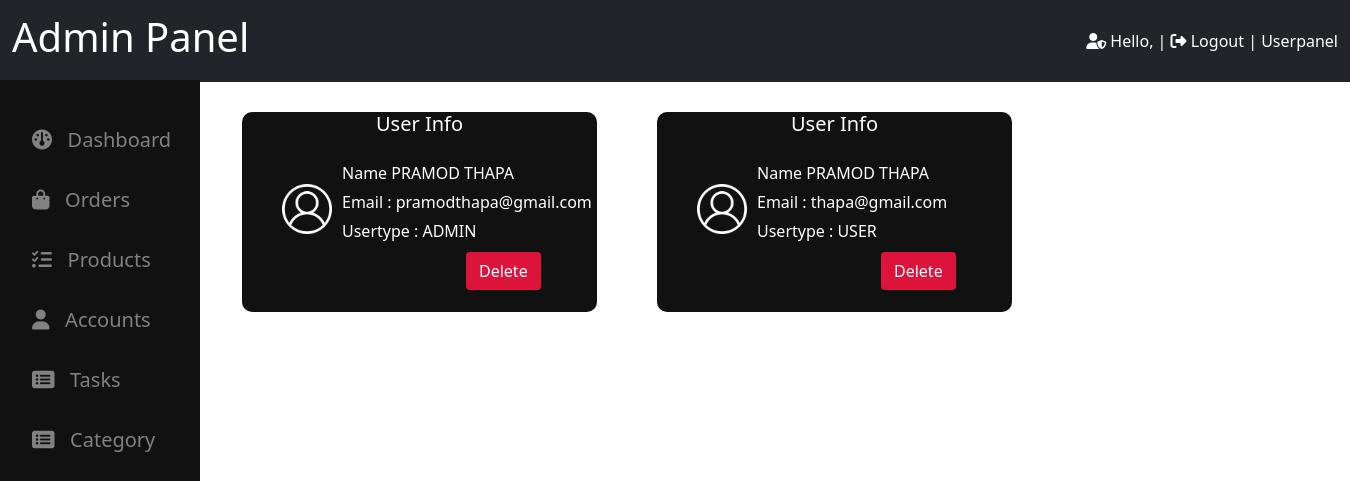
Page /frontend/pages/admin/viewaccounts.php on the earlier database version.
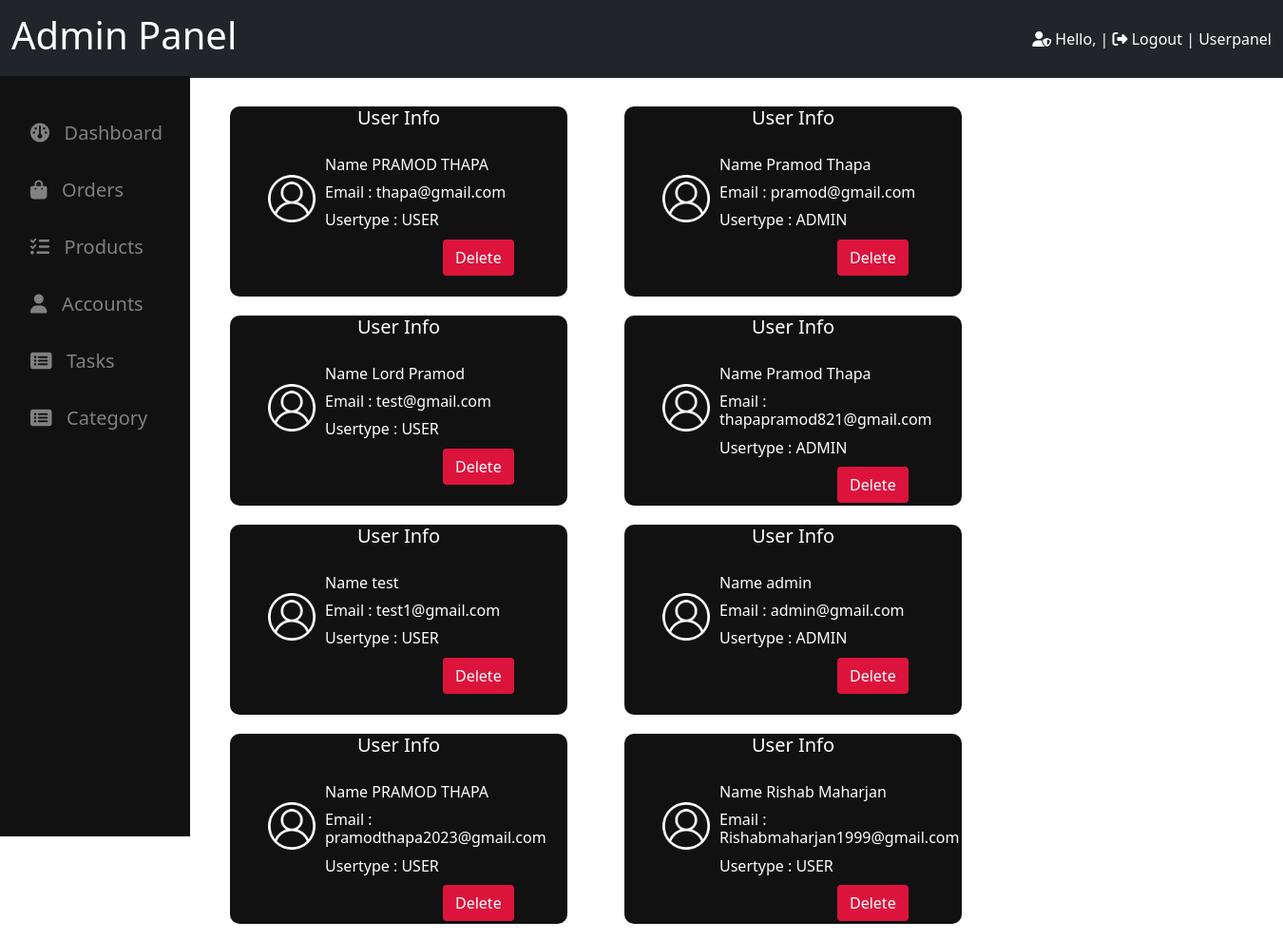
Same page on the later database version.
### tables this page shows
CREATE TABLE `user_info` (
  `id` int(11) NOT NULL,
  `name` varchar(255) DEFAULT NULL,
  `email` varchar(255) DEFAULT NULL,
  `phone` bigint(20) DEFAULT NULL,
  `password` varchar(255) DEFAULT NULL,
  `usertype` varchar(20) DEFAULT 'user',
  `reset_token_hash` varchar(64) DEFAULT NULL,
  `reset_token_expires_at` datetime DEFAULT NULL
);

### frontend/pages/admin/viewaccounts.php (the view, shortened to what this page needs)
<?php
include '../../../backend/config/connection.php';
include './dashboard.php';
$stmt = "SELECT * FROM user_info ";
$response = mysqli_query($connect, $stmt);
?>
<!DOCTYPE html>
<html lang="en">
<head>
    <link rel="stylesheet" href="../../assets/css/bootstrap.min.css">
</head>
<body>
    <div class="container">
        <?php while ($row = mysqli_fetch_assoc($response)) { ?>
        <div class="box-container">
            <h5>User Info</h5>
            <div class="content-container">
                <img src="../../assets/images/userlogo.png" alt="User-Account">
                <div class="detail-container">
                    <h6>Name <?php echo $row['name']; ?></h6>
                    <h6>Email : <?php echo $row['email']; ?></h6>
                    <h6>Usertype : <?php echo strtoupper($row['usertype']); ?></h6>
                    <a href="./user-delete.php?id=<?php echo $row['id']; ?>"><input type="button" class="btn text-white"
                            value="Delete"></a>
                </div>
            </div>
        </div>
        <?php } ?>
    </div>
</body>
</html>

Differences in the rows shown:
removed user_info: name "PRAMOD THAPA", email "pramodthapa@gmail.com", usertype "ADMIN"
added user_info: name "Pramod Thapa", email "pramod@gmail.com", usertype "ADMIN"
added user_info: name "Lord Pramod", email "test@gmail.com", usertype "USER"
added user_info: name "Pramod Thapa", email "thapapramod821@gmail.com", usertype "ADMIN"
added user_info: name "test", email "test1@gmail.com", usertype "USER"
added user_info: name "admin", email "admin@gmail.com", usertype "ADMIN"
added user_info: name "PRAMOD THAPA", email "pramodthapa2023@gmail.com", usertype "USER"
added user_info: name "Rishab Maharjan", email "Rishabmaharjan1999@gmail.com", usertype "USER"
